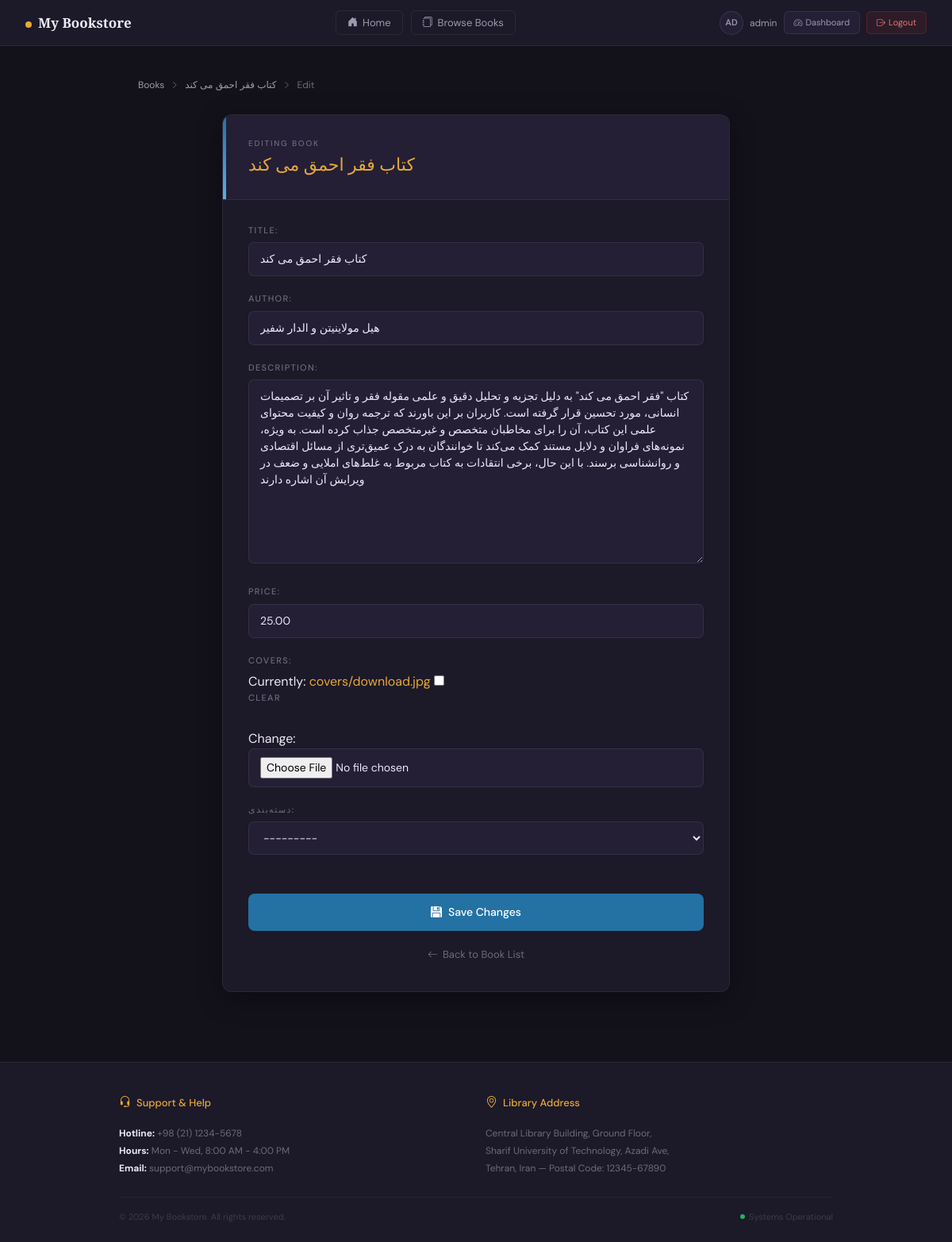
Screenshot of /books/1/update/ (signed in) with the database file from the repository.
### accounts/models.py (models this page shows)
class CustomUser(AbstractUser):
    age = models.IntegerField(null=True, blank=True)

### books/models.py (models this page shows, shortened)
class Book(models.Model):
    APPROVAL_STATUS_CHOICES = [
        ('pending', 'در انتظار تأیید'),
        ('approved', 'تأیید شده'),
        ('rejected', 'رد شده'),
    ]
    user = models.ForeignKey(settings.AUTH_USER_MODEL, on_delete=models.SET_NULL, null=True, blank=True)
    title = models.CharField(max_length=200)
    author = models.CharField(max_length=200)
    description = models.TextField()
    price = models.DecimalField(max_digits=10, decimal_places=2)
    covers = models.ImageField(upload_to='covers/', blank=True)
    is_available = models.BooleanField(default=True)
    approval_status = models.CharField(
        max_length=20,
        choices=APPROVAL_STATUS_CHOICES,
        default='approved',
        verbose_name="وضعیت تأیید"
    )
    reviewed_by = models.ForeignKey(
        settings.AUTH_USER_MODEL,
        on_delete=models.SET_NULL,
        null=True,
        blank=True,
        related_name='reviewed_books',
        verbose_name="بررسی‌شده توسط"
    )
    reviewed_at = models.DateTimeField(null=True, blank=True, verbose_name="تاریخ بررسی")
    rejection_reason = models.TextField(blank=True, default='', verbose_name="دلیل رد شدن")
    created_at = models.DateTimeField(auto_now_add=True, null=True, blank=True)
    category = models.ForeignKey(
        Category,
        on_delete=models.SET_NULL,
        null=True,
        blank=True,
        related_name='books',
        verbose_name="دسته‌بندی"
    )
    wishlist = models.ManyToManyField(
        settings.AUTH_USER_MODEL,
        blank=True,
        related_name='wishlist_books'
    )
    waitlist = models.ManyToManyField(
        settings.AUTH_USER_MODEL,
        blank=True,
        related_name='waitlist_books'
    )
    def get_absolute_url(self):
        return reverse('books:book_detail', args=[self.id])

### books/views.py (the view)
# urls.py: path('<int:pk>/update/', views.BookUpdateView.as_view(), name='book_update'),
class BookUpdateView(LoginRequiredMixin, UserPassesTestMixin, generic.UpdateView):
    model = Book
    fields = ['title', 'author', 'description', 'price', 'covers', 'category']
    template_name = 'books/book_update.html'
    def test_func(self):
        obj = self.get_object()
        return obj.user == self.request.user

### books/models.py (called while the page is built)
    def __str__(self):
        return self.name

### books/templates/books/book_update.html (shortened to what this page needs)
{% extends '_base.html' %}
{% block content %}
<div class="breadcrumb-bar">
  <a href="{% url 'books:book_list' %}">Books</a>
  <i class="bi bi-chevron-right"></i>
  <a href="{{ book.get_absolute_url }}">{{ book.title|truncatechars:30 }}</a>
  <i class="bi bi-chevron-right"></i>
  <span>Edit</span>
</div>
<div class="edit-card">
  <div class="card-head">
    <p class="eyebrow">Editing Book</p>
    <h1><span>{{ book.title|truncatechars:40 }}</span></h1>
  </div>
  <div class="card-body">
    <form method="post" enctype="multipart/form-data" novalidate>
      {{ form.as_p }}
      <hr class="form-divider">
      <button type="submit" class="btn-save">
        <i class="bi bi-floppy-fill"></i>
        Save Changes
      </button>
    </form>
    <a href="{% url 'books:book_list' %}" class="back-link">
      <i class="bi bi-arrow-left"></i>
      Back to Book List
    </a>
  </div>
</div>
{% endblock %}

### templates/_base.html (shortened to what this page needs)
<!doctype html>
<html lang="en">
<head>
  <link rel="stylesheet" href="https://cdn.jsdelivr.net/npm/bootstrap@5.3.3/dist/css/bootstrap.min.css">
  <link rel="stylesheet" href="https://cdn.jsdelivr.net/npm/bootstrap-icons@1.11.3/font/bootstrap-icons.min.css">
</head>
<body>
<header class="site-header">
  <a href="{% url 'books:book_list' %}" class="brand-name">
    <span class="brand-dot"></span>My Bookstore
  </a>
  <nav>
    <a href="{% url 'home' %}" class="nav-link-custom">
      <i class="bi bi-house-door-fill"></i>Home
    </a>
    <a href="{% url 'books:book_list' %}" class="nav-link-custom">
      <i class="bi bi-journals"></i>Browse Books
    </a>
  </nav>
  <div class="d-flex align-items-center gap-2">
    {% if user.is_authenticated %}
      <div class="user-chip">
        <div class="user-avatar">{{ user.username|slice:":2"|upper }}</div>
        <span style="font-size:12px; color:var(--text-dim)">{{ user.username }}</span>
      </div>
      {% if user.is_staff or user.is_superuser %}
        <a href="{% url 'books:manager_dashboard' %}" class="btn-dashboard">
          <i class="bi bi-speedometer2 me-1"></i>Dashboard
        </a>
      {% endif %}
      <form action="{% url 'logout' %}" method="post" style="display:inline; margin:0">
        <button type="submit" class="btn-logout">
          <i class="bi bi-box-arrow-right me-1"></i>Logout
        </button>
      </form>
    {% else %}
      <a href="{% url 'login' %}" class="btn-login">
        <i class="bi bi-person me-1"></i>Login
      </a>
    {% endif %}
  </div>
</header>
<main class="site-main">
  {% block content %}{% endblock %}
</main>
<footer class="site-footer">
  <div class="footer-inner">
    <div class="row g-4">
      <div class="col-md-6 footer-col">
        <div class="footer-col-title">
          <i class="bi bi-headset"></i> Support & Help
        </div>
        <p>
          <strong style="color: var(--text);">Hotline:</strong> +98 (21) 1234-5678<br>
          <strong style="color: var(--text);">Hours:</strong> Mon - Wed, 8:00 AM - 4:00 PM<br>
          <strong style="color: var(--text);">Email:</strong> support@mybookstore.com
        </p>
      </div>
      <div class="col-md-6 footer-col">
        <div class="footer-col-title">
          <i class="bi bi-geo-alt"></i> Library Address
        </div>
        <p>
          Central Library Building, Ground Floor,<br>
          Sharif University of Technology, Azadi Ave,<br>
          Tehran, Iran — Postal Code: 12345-67890
        </p>
      </div>
    </div>
    <div class="footer-divider"></div>
    <div class="d-flex justify-content-between align-items-center">
      <span class="footer-copy">© 2026 My Bookstore. All rights reserved.</span>
      <span class="status-badge">
        <span class="status-dot"></span> Systems Operational
      </span>
    </div>
  </div>
</footer>
</body>
</html>

### templates/_base.html (style rules this page uses)
:root { --ink: #13111a; --surface: #1c1928; --surface2: #241f35; --accent: #c0392b; --accent2: #e8a838; --muted: #6e6a80; --border: rgba(255,255,255,.07); --text: #ede9f8; --text-dim: #9d99b0; }
body { background: var(--ink); color: var(--text); font-family: 'DM Sans', sans-serif; min-height: 100vh; display: flex; flex-direction: column; direction: ltr; }
.site-header { background: var(--surface); border-bottom: 1px solid var(--border); padding: 0 2rem; height: 58px; display: flex; align-items: center; justify-content: space-between; position: sticky; top: 0; z-index: 100; }
.brand-dot { width: 8px; height: 8px; border-radius: 50%; background: var(--accent2); display: inline-block; margin-right: 8px; }
.brand-name { font-family: 'Playfair Display', serif; font-size: 17px; font-weight: 700; color: var(--text); text-decoration: none; }
nav { display: flex; align-items: center; gap: 10px; }
.nav-link-custom { font-size: 13px; color: var(--text-dim); text-decoration: none; padding: 5px 14px; border-radius: 6px; border: 1px solid var(--border); transition: .2s; display: inline-flex; align-items: center; gap: 6px; }
.user-chip { display: flex; align-items: center; gap: 8px; }
.user-avatar { width: 30px; height: 30px; border-radius: 50%; background: var(--surface2); border: 1px solid rgba(255,255,255,.1); display: inline-flex; align-items: center; justify-content: center; font-size: 11px; font-weight: 600; color: var(--text-dim); }
.btn-logout { font-size: 11px; padding: 5px 12px; border-radius: 6px; border: 1px solid rgba(244,67,54,.2); background: rgba(244,67,54,.08); color: #e57373; cursor: pointer; transition: .2s; }
.btn-dashboard { font-size: 11px; padding: 5px 12px; border-radius: 6px; border: 1px solid rgba(255,255,255,.08); background: var(--surface2); color: var(--text-dim); text-decoration: none; transition: .2s; }
.site-main { flex: 1; max-width: 900px; width: 100%; margin: 2.5rem auto; padding: 0 1.5rem 3rem; }
.site-footer { background: var(--surface); border-top: 1px solid var(--border); padding: 2.5rem 2rem 1.5rem; margin-top: auto; }
.footer-inner { max-width: 900px; margin: 0 auto; }
.footer-col-title { font-size: 13px; font-weight: 500; color: var(--accent2); margin-bottom: 1rem; display: flex; align-items: center; gap: 7px; }
.footer-col-title i { font-size: 15px; }
.footer-col p { font-size: 12px; color: var(--muted); line-height: 1.85; margin: 0; }
.footer-divider { height: 1px; background: rgba(255,255,255,.05); margin: 1.5rem 0 1rem; }
.footer-copy { font-size: 11px; color: #3d3b4a; }
.status-badge { font-size: 11px; color: #3d3b4a; display: flex; align-items: center; gap: 5px; }
.status-dot { width: 6px; height: 6px; border-radius: 50%; background: #27ae60; display: inline-block; }
a { color: var(--accent2); text-decoration: none; }

### rows the page displays
CustomUser: username "AD", username "admin"
Book: title "کتاب فقر احمق می کند", author "هیل مولاینیتن و الدار شفیر", description "کتاب \"فقر احمق می کند\" به دلیل تجزیه و تحلیل دقیق و علمی مقوله فقر و تاثیر آن بر تصمیمات انسانی، مورد تحسین قرار گرفته است. کاربران بر این باورند که ترجمه روان و کیفیت محتوای علمی این کتاب، آن را برای مخاطبان متخصص و غیرمتخصص جذاب کرده است. به ویژه، نمونه‌های فراوان و دلایل مستند کمک می‌کند تا خوانندگان به درک عمیق‌تری از مسائل اقتصادی و روانشناسی برسند. با این حال، برخی انتقادات به کتاب مربوط به غلط‌های املایی و ضعف در ویرایش آن اشاره دارند", price "25.00", category "---------"
